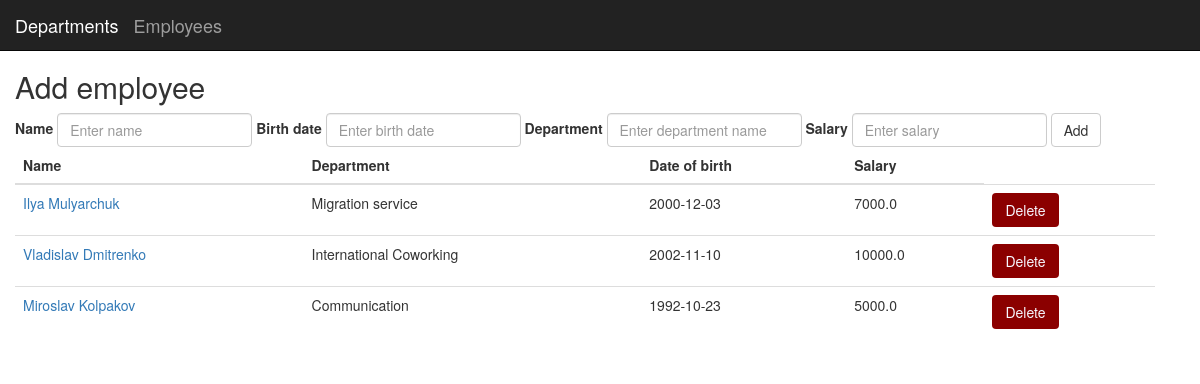
The page /employees on the database its author committed.
### application/models/models.py (models this page shows, shortened)
class Employee(db.Model):
    id = db.Column(db.Integer, primary_key=True)
    name = db.Column(db.String(90), nullable=False)
    birth_date = db.Column(db.Date, nullable=False)
    department = db.Column(db.String(50), nullable=False)
    salary = db.Column(db.Float, nullable=False)

### application/views/views_employees.py (the view)
@app.route("/employees", methods=["GET"])
def employees():
    form = AddEmployeeForm()
    emps = Employee.query.all()
    return render_template("employees.html", employees=emps, form=form)

### application/forms/forms.py
class AddEmployeeForm(FlaskForm):
    name = StringField("Name", validators=[DataRequired()])
    birth_date = StringField("Birth date", validators=[DataRequired()])
    department = StringField("Department", validators=[DataRequired()])
    salary = FloatField("Salary", validators=[DataRequired()])
    add = SubmitField("Add")

### application/templates/employees.html (shortened to what this page needs)
{% extends "base.html" %}
{% block content %}
<div class="container">
  <h2>Add employee</h2>
  <form method="POST" class="form-inline">
    <div class="form-group">
      {{ form.name.label }}
      {{ form.name(class="form-control", placeholder="Enter name")}}
    </div>
    <div class="form-group">
      {{ form.birth_date.label }}
      {{ form.birth_date(class="form-control", placeholder="Enter birth date")}}
    </div>
    <div class="form-group">
      {{ form.department.label }}
      {{ form.department(class="form-control", placeholder="Enter department name")}}
    </div>
    <div class="form-group">
      {{ form.salary.label }}
      {{ form.salary(class="form-control", placeholder="Enter salary")}}
    </div>
    {{ form.add(class="btn btn-default")}}
  </form>
</div>
<div class="container">
  <table class="table">
    <thead>
      <tr>
        <th>Name</th>
        <th>Department</th>
          <th>Date of birth</th>
          <th>Salary</th>
      </tr>
    </thead>
    <tbody>
    {% for employee in employees %}
      <tr>
          <td><a href="{{url_for('employee', id_=employee.id)}}">{{employee.name}}</a></td>
          <td>{{employee.department}}</td>
          <td>{{employee.birth_date}}</td>
          <td>{{employee.salary}}</td>
          <td>
            <form action="{{ url_for('employee_delete', id_=employee.id) }}">
              <input class="btn delete" type="submit" value="Delete">
            </form>
        </td>
      </tr>
    {% endfor %}
    </tbody>
  </table>
</div>
{% endblock content %}

### application/templates/base.html (shortened to what this page needs)
<!DOCTYPE html>
<html lang="en">
<head>
  <link rel="stylesheet" type="text/css" href="{{url_for('static', filename='main.css')}}">
  <link rel="stylesheet" href="https://maxcdn.bootstrapcdn.com/bootstrap/3.4.1/css/bootstrap.min.css">
</head>
<body>
 <nav class="navbar navbar-inverse navbar-fixed-top">
  <div class="container-fluid">
    <div class="navbar-header">
      <a class="navbar-brand" href="{{url_for('departments')}}">Departments</a>
        <a class="navbar-brand" href="{{url_for('employees')}}">Employees</a>
    </div>
  </div>
</nav>
<main>
    {% block content %}{% endblock %}
</main>
</body>
</html>

### application/static/main.css (style rules this page uses)
main { float: left; margin-top: 50px; }
.delete { background-color: #8B0000; color: #F8F8FF; }

### rows shown on the page
Employee: name "Ilya Mulyarchuk", department "Migration service", birth_date "2000-12-03", salary "7000.0"
Employee: name "Vladislav Dmitrenko", department "International Coworking", birth_date "2002-11-10", salary "10000.0"
Employee: name "Miroslav Kolpakov", department "Communication", birth_date "1992-10-23", salary "5000.0"
